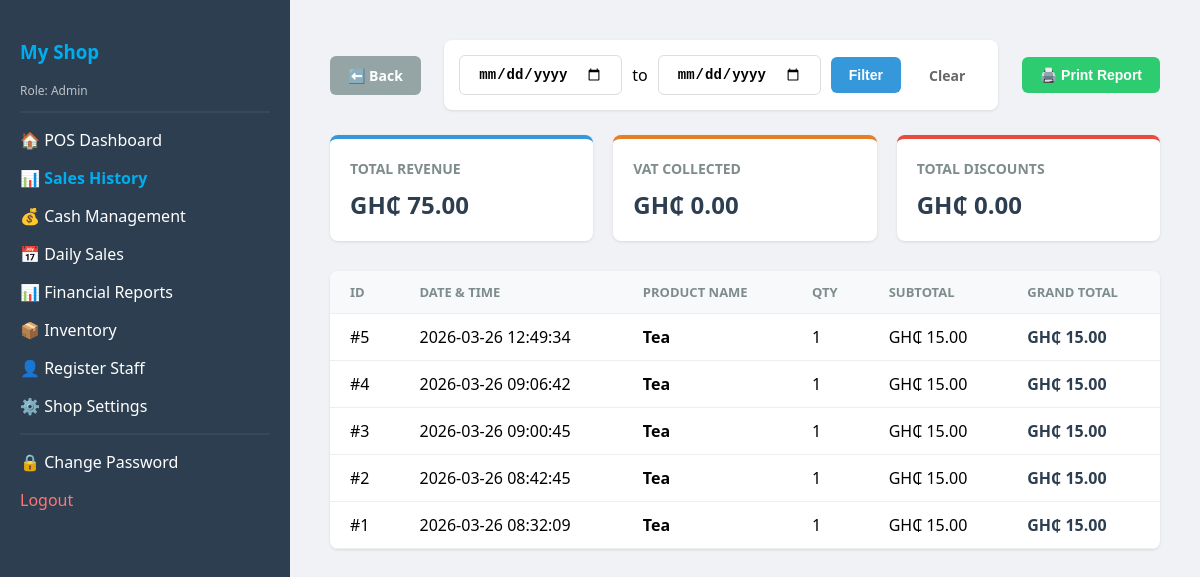
/sales (signed in), run on the app's committed database.
### tables this page shows
CREATE TABLE shop_settings (
            id INTEGER PRIMARY KEY,
            shop_name TEXT,
            logo_path TEXT,
            tax_rate REAL DEFAULT 0.0,
            currency TEXT DEFAULT '$',
            delete_grace_period INTEGER DEFAULT 7,
            address TEXT,
            contact_number TEXT);

CREATE TABLE sales (
            id INTEGER PRIMARY KEY AUTOINCREMENT, 
            product_id INTEGER,
            quantity INTEGER DEFAULT 1,
            total_price REAL,
            transaction_id INTEGER, 
            grand_total REAL DEFAULT 0.0,
            vat_amount REAL DEFAULT 0.0,
            discount REAL DEFAULT 0.0,
            timestamp DATETIME DEFAULT (strftime('%Y-%m-%d %H:%M:%S', 'now')),
            user_id INTEGER,
            FOREIGN KEY (product_id) REFERENCES products (id) ON DELETE RESTRICT,
            FOREIGN KEY (user_id) REFERENCES users (id)
            );

CREATE TABLE products (
            id INTEGER PRIMARY KEY AUTOINCREMENT, 
            name TEXT NOT NULL,
            category TEXT DEFAULT 'General', 
            sell_price REAL NOT NULL, 
            quantity INTEGER NOT NULL CHECK(quantity >= 0),
            is_active INTEGER DEFAULT 1,
            min_stock_level INTEGER DEFAULT 5,
            date_added DATETIME DEFAULT (strftime('%Y-%m-%d %H:%M:%S', 'now')));

### app.py (the view)
@app.route("/sales")
@login_required
def sales_history():
    db = get_db()
    start_date = request.args.get('start_date')
    end_date = request.args.get('end_date')
    sales_query = "SELECT s.id, p.name, s.quantity, s.total_price, s.grand_total, s.vat_amount, s.timestamp FROM sales s JOIN products p ON s.product_id = p.id"
    totals_query = "SELECT IFNULL(SUM(grand_total), 0) as total_revenue, IFNULL(SUM(vat_amount), 0) as total_vat, IFNULL(SUM(discount), 0) as total_discount FROM sales"
    params = []
    if start_date and end_date:
        filter_sql = " WHERE DATE(s.timestamp) BETWEEN ? AND ?"
        sales_query += filter_sql
        totals_query += " WHERE DATE(timestamp) BETWEEN ? AND ?"
        params = [start_date, end_date]
    sales_query += " ORDER BY s.timestamp DESC"
    sales_list = db.execute(sales_query, params).fetchall()
    totals = db.execute(totals_query, params).fetchone()
    return render_template("sales_report.html", sales=sales_list, totals=totals)

### app.py (called while the page is built)
def get_db():
    if 'db' not in g:
        g.db = sqlite3.connect(DATABASE)
        g.db.row_factory = sqlite3.Row
        g.db.execute("PRAGMA foreign_keys = ON")
    return g.db

@app.teardown_appcontext
def close_connection(exception):
    db = g.pop('db', None)
    if db is not None:
        db.close()

def login_required(f):
    @wraps(f)
    def decorated_function(*args, **kwargs):
        if 'user' not in session:
            return redirect(url_for('login'))
        return f(*args, **kwargs)
    return decorated_function

@app.context_processor
def inject_shop():
    db = get_db()
    shop_data = db.execute("SELECT * FROM shop_settings WHERE id = 1").fetchone()
    return dict(shop=shop_data)

### templates/sales_report.html (shortened to what this page needs)
<!DOCTYPE html>
<html>
<head>
</head>
<body>
    <div class="sidebar">
        <h3 style="color: #00AEEF;">{{ shop.shop_name }}</h3>
        <p style="font-size: 12px; color: #bdc3c7;">Role: {{ session['role'] }}</p>
        <hr style="border: 0.5px solid #34495e;">
        <a href="/dashboard" style="color:white; text-decoration: none;"><p>🏠 POS Dashboard</p></a>
        <p style="color: #00AEEF;"><strong>📊 Sales History</strong></p>
        {% if session['role'] == 'Admin' %}
            <a href="/cash" style="color:white; text-decoration: none;"><p>💰 Cash Management</p></a>
            <a href="/sales?filter=today" style="color: #ffffff; text-decoration: none;"><p>📅 Daily Sales</p></a>
            <a href="/reports" style="color:white; text-decoration: none;"><p>📊 Financial Reports</p></a>
            <a href="/inventory" style="color:white; text-decoration: none;">📦 Inventory</a>
            <a href="/register" style="color:white; text-decoration: none;"><p>👤 Register Staff</p></a>
            <a href="/settings" style="color:white; text-decoration: none;"><p>⚙️ Shop Settings</p></a>
        {% endif %}
        <hr style="border: 0.5px solid #34495e;">
        <a href="/change_password" style="color:white; text-decoration: none;"><p>🔒 Change Password</p></a>
        <a href="/logout" style="color:#ff7675; text-decoration: none;">Logout</a>
    </div>
    <div class="main">
        <div class="action-bar">
            <a href="/dashboard" class="btn btn-back">⬅️ Back</a>
            <div class="filter-box">
                <form action="/sales" method="GET" style="display: flex; gap: 10px; align-items: center;">
                    <input type="date" name="start_date" value="{{ request.args.get('start_date', '') }}" class="btn" style="border: 1px solid #ddd;">
                    <span>to</span>
                    <input type="date" name="end_date" value="{{ request.args.get('end_date', '') }}" class="btn" style="border: 1px solid #ddd;">
                    <button type="submit" class="btn btn-primary">Filter</button>
                    <a href="/sales" class="btn" style="color: #666;">Clear</a>
                </form>
            </div>
            <button onclick="window.print()" class="btn btn-print">🖨️ Print Report</button>
        </div>
        <div class="stats-container">
            <div class="stat-card">
                <h3>Total Revenue</h3>
                <p>GH₵ {{ "%.2f"|format(totals['total_revenue']) }}</p>
            </div>
            <div class="stat-card" style="border-top-color: #e67e22;">
                <h3>VAT Collected</h3>
                <p>GH₵ {{ "%.2f"|format(totals['total_vat']) }}</p>
            </div>
            <div class="stat-card" style="border-top-color: #e74c3c;">
                <h3>Total Discounts</h3>
                <p>GH₵ {{ "%.2f"|format(totals['total_discount']) }}</p>
            </div>
        </div>
        <table>
            <thead>
                <tr>
                    <th>ID</th>
                    <th>Date & Time</th>
                    <th>Product Name</th>
                    <th>Qty</th>
                    <th>Subtotal</th>
                    <th>Grand Total</th>
                </tr>
            </thead>
            <tbody>
                {% for sale in sales %}
                <tr>
                    <td>#{{ sale.id }}</td>
                    <td>{{ sale.timestamp }}</td>
                    <td><strong>{{ sale.name }}</strong></td>
                    <td>{{ sale.quantity }}</td>
                    <td>GH₵ {{ "%.2f"|format(sale.total_price) }}</td>
                    <td style="font-weight: bold; color: #2c3e50;">GH₵ {{ "%.2f"|format(sale.grand_total) }}</td>
                </tr>
                {% endfor %}
            </tbody>
        </table>
    </div>
</body>
</html>

### templates/sales_report.html (style rules this page uses)
body { font-family: 'Segoe UI', sans-serif; margin: 0; display: flex; height: 100vh; background: #f0f2f5; }
.sidebar { width: 250px; background: #2c3e50; color: white; padding: 20px; flex-shrink: 0; }
.main { flex: 1; padding: 40px; overflow-y: auto; }
.stats-container { display: flex; gap: 20px; margin-bottom: 30px; }
.stat-card { background: white; padding: 20px; border-radius: 8px; flex: 1; box-shadow: 0 1px 3px rgba(0,0,0,0.1); border-top: 4px solid #3498db; }
.stat-card h3 { margin: 0; color: #7f8c8d; font-size: 14px; text-transform: uppercase; }
.stat-card p { margin: 10px 0 0; font-size: 24px; font-weight: bold; color: #2c3e50; }
.action-bar { display: flex; justify-content: space-between; align-items: center; margin-bottom: 25px; }
.filter-box { background: #fff; padding: 15px; border-radius: 8px; box-shadow: 0 1px 3px rgba(0,0,0,0.1); display: flex; gap: 15px; align-items: center; }
.btn { padding: 10px 18px; border-radius: 6px; border: none; font-weight: 600; cursor: pointer; text-decoration: none; font-size: 14px; }
.btn-primary { background: #3498db; color: white; }
.btn-print { background: #2ecc71; color: white; }
.btn-back { background: #95a5a6; color: white; }
table { width: 100%; border-collapse: collapse; background: white; border-radius: 8px; overflow: hidden; box-shadow: 0 1px 3px rgba(0,0,0,0.1); }
th, td { padding: 12px 20px; border-bottom: 1px solid #eee; text-align: left; }
th { background: #f8f9fa; color: #7f8c8d; font-size: 13px; text-transform: uppercase; }

### data on the page
shop_settings: shop_name "My Shop"
sales: id "5", timestamp "2026-03-26 12:49:34", name "Tea", quantity "1", total_price "15.00", grand_total "15.00"
sales: id "4", timestamp "2026-03-26 09:06:42", name "Tea", quantity "1", total_price "15.00", grand_total "15.00"
sales: id "3", timestamp "2026-03-26 09:00:45", name "Tea", quantity "1", total_price "15.00", grand_total "15.00"
sales: id "2", timestamp "2026-03-26 08:42:45", name "Tea", quantity "1", total_price "15.00", grand_total "15.00"
sales: id "1", timestamp "2026-03-26 08:32:09", name "Tea", quantity "1", total_price "15.00", grand_total "15.00"

### other printed values
{{ session['role'] }} "Admin"
{{ "%.2f"|format(totals['total_revenue']) }} "75.00"
{{ "%.2f"|format(totals['total_vat']) }} "0.00"
{{ "%.2f"|format(totals['total_discount']) }} "0.00"
